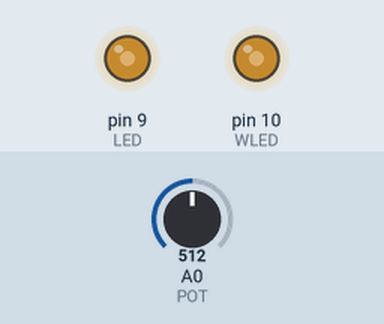
This sketch was run on a simulated Arduino Uno, built with avr-gcc and run on an emulated ATmega328P. On the bench: output pins drawn as LEDs (lit = HIGH). The test bench sets the inputs (shaded band); at power-on: A0 (POT) = 512.

Above: at 1.2 s.
1.3 s: A0 (POT) set to 716
At 2.5 s:
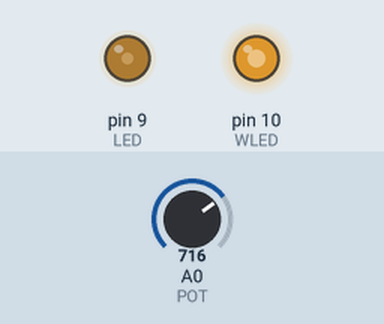
2.8 s: A0 (POT) set to 900
At 3.7 s:
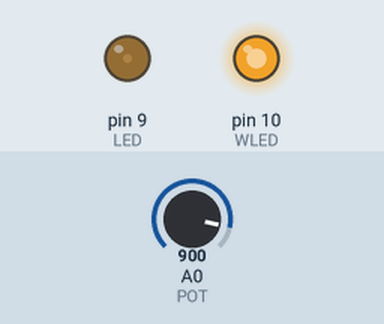
4.3 s: A0 (POT) set to 306
At 4.8 s:
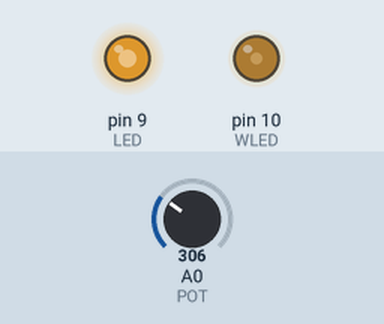
5.8 s: A0 (POT) set to 122
At 7.0 s:
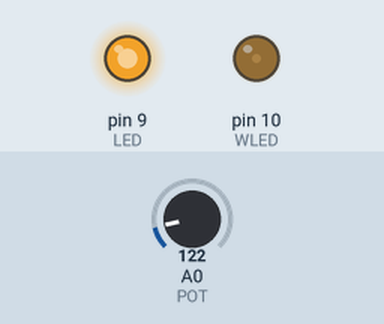
7.3 s: A0 (POT) set to 0
At 8.3 s:
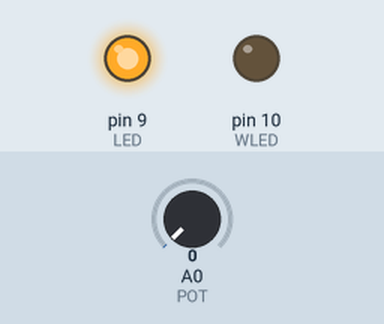
8.8 s: A0 (POT) set to 511
At 9.4 s:
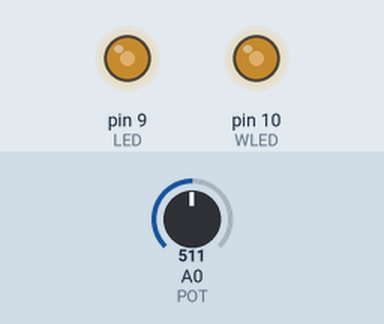
Timing chart, 0 to 11.3 s (numbered marks = the images above; inputs shaded):
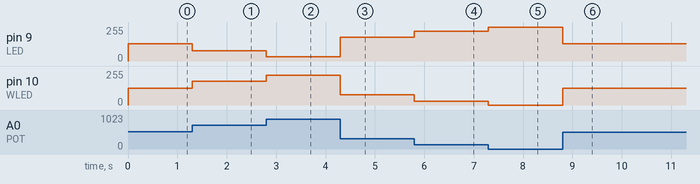

Measured:
- after the input at 1.3 s, pin 9 (LED): 128/255 → 77/255 at once; pin 10 (WLED): 127/255 → 178/255 at once
- after the input at 2.8 s, pin 9 (LED): 77/255 → 31/255 at once; pin 10 (WLED): 178/255 → 224/255 at once
- after the input at 4.3 s, pin 9 (LED): 31/255 → 179/255 at once; pin 10 (WLED): 224/255 → 76/255 at once
- after the input at 5.8 s, pin 9 (LED): 179/255 → 225/255 at once; pin 10 (WLED): 76/255 → 30/255 at once
- after the input at 7.3 s, pin 9 (LED): 225/255 → 255/255 at once; pin 10 (WLED): 30/255 → 0/255 at once
- after the input at 8.8 s, pin 9 (LED): 255/255 → 128/255 at once; pin 10 (WLED): 0/255 → 127/255 at once

The sketch:

sketch_jun06d.ino
```cpp
const int POT=0;
int val = 0;
int LED = 9;
int WLED = 10;
int valu = 0;
int otha = 0;
int more = 0;

const int MIN_POT=0;
const int MAX_POT=1024;
int vals = 0;
int valus = 0;
int diff = 0;

void setup() {
  // put your setup code here, to run once:
  pinMode(LED, OUTPUT);
  pinMode(WLED, OUTPUT);

}

void loop() {
  // put your main code here, to run repeatedly:
  vals = analogRead(POT);
  otha = map(vals, MIN_POT, MAX_POT, 255, 0);
  analogWrite(LED, otha);
  more = map(vals, MIN_POT, MAX_POT, 0, 255);
  analogWrite(WLED, more);

}
```
